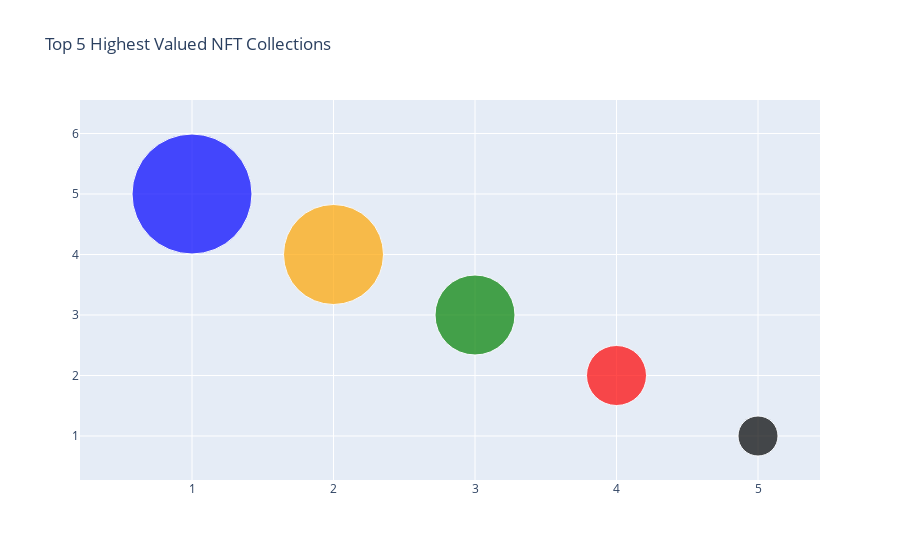

Notebook code cell kept with this figure:
### Code cell
#collapse-output
import plotly.graph_objects as go

fig = go.Figure(data=[go.Scatter(
    x=[1, 2, 3, 4, 5], y=[5, 4, 3, 2, 1],
    text=['Art Blocks', 'CryptoKitties', '0xmons.xyz', 'Tom Sachs Rocket Components', 'n'],
    mode='markers',
    marker=dict(
        color=['blue', 'orange',  'green', 'red','black'],
        size=[120, 100, 80, 60, 40],
    )
)])
fig.update_layout(
    title='Top 5 Highest Valued NFT Collections',
)
    
fig.show()

### Figure 1 — Plotly figure (JSON) as saved in the notebook; plotly's stock layout.template omitted (floating-point values rounded to 4 significant figures)
{"data": [{"marker": {"color": ["blue", "orange", "green", "red", "black"], "size": [120, 100, 80, 60, 40]}, "mode": "markers", "text": ["Art Blocks", "CryptoKitties", "0xmons.xyz", "Tom Sachs Rocket Components", "n"], "type": "scatter", "x": [1, 2, 3, 4, 5], "y": [5, 4, 3, 2, 1]}], "layout": {"autosize": true, "title": {"text": "Top 5 Highest Valued NFT Collections"}, "xaxis": {"autorange": true, "range": [0.1383, 5.465], "type": "linear"}, "yaxis": {"autorange": true, "range": [-1.194, 10.42], "type": "linear"}}}
